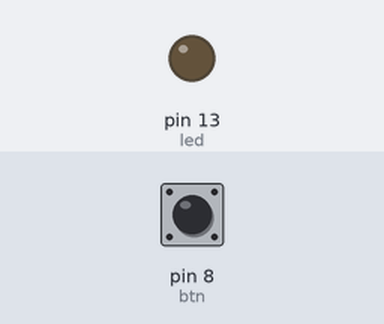
A sketch run on a simulated Arduino Uno, built with avr-gcc and run on an emulated ATmega328P. Shown: output pins drawn as LEDs (lit = HIGH). The test bench sets the inputs (shaded band); at power-on: pin 8 (btn) HIGH.

Above: at 1.2 s.
1.3 s: pin 8 (btn) pulled LOW for 0.15 s
At 2.6 s:
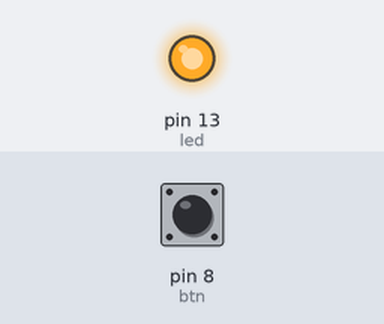
2.9 s: pin 8 (btn) pulled LOW for 1 s
At 5.1 s:
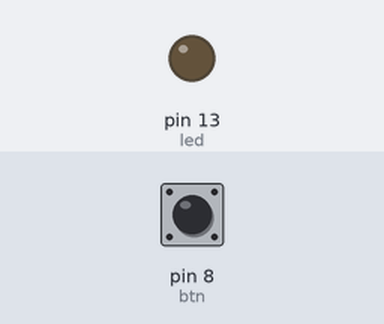
5.4 s: pin 8 (btn) pulled LOW for 3.2 s
At 9.8 s:
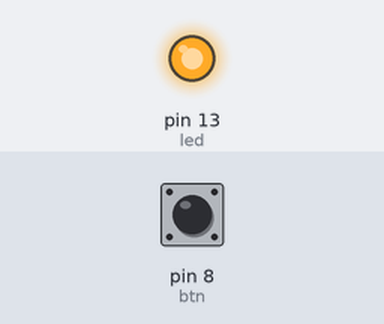
Timing chart, 0 to 11.3 s (numbered marks = the images above; inputs shaded):
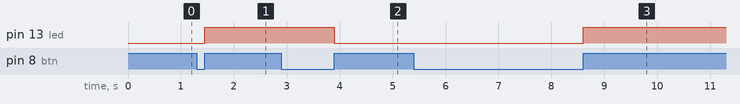

Measured:
- after the input at 1.3 s, pin 13 (led): LOW → HIGH after 0.15 s
- after the input at 2.9 s, pin 13 (led): HIGH → LOW after 1.0 s
- after the input at 5.4 s, pin 13 (led): LOW → HIGH after 3.2 s

The sketch:

btn.ino
```cpp
#define led 13
uint8_t btn=8;
uint8_t estado=0;
boolean Status;
void setup() {
  // put your setup code here, to run once:
  pinMode(btn,INPUT_PULLUP);
  pinMode(led,OUTPUT);
  digitalWrite(led,LOW);
}

void loop() {
  // put your main code here, to run repeatedly:
  if(!digitalRead(btn)) estado=1;
  else if((digitalRead(btn)) && estado){
    if(!Status){
      digitalWrite(led,HIGH);
      Status=true;
    }else{
      digitalWrite(led,LOW);
      Status=false;
    }
    estado=0;
  }
}
```
